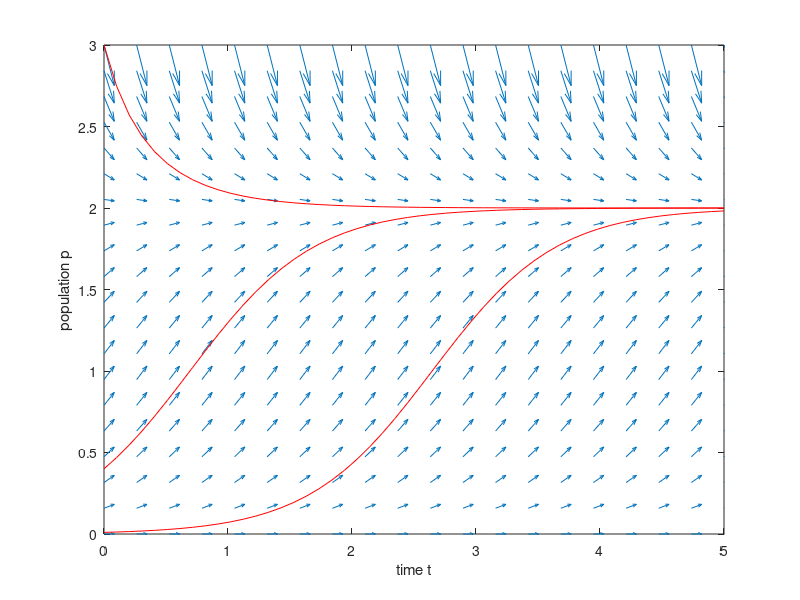

MATLAB code to generate this figure:
t_max = 5; p_max = 3;
[t,p] = meshgrid(linspace(0, t_max,20),linspace(0,p_max,20));
v1 = ones(size(t)); v2 = p.*(2-p);
figure(1);  quiver(t,p,v1,v2)
            xlabel('time t'); ylabel('population p')
            axis([0 t_max, 0 p_max])

[t1,p1] = ode45(@(t,p)p.*(2-p),linspace(0,t_max,50),0.4);
[t2,p2] = ode45(@(t,p)p.*(2-p),linspace(0,t_max,50),3.0);
[t3,p3] = ode45(@(t,p)p.*(2-p),linspace(0,t_max,50),0.01);
hold on
plot(t1,p1,'r',t2,p2,'r', t3,p3,'r')
hold off
